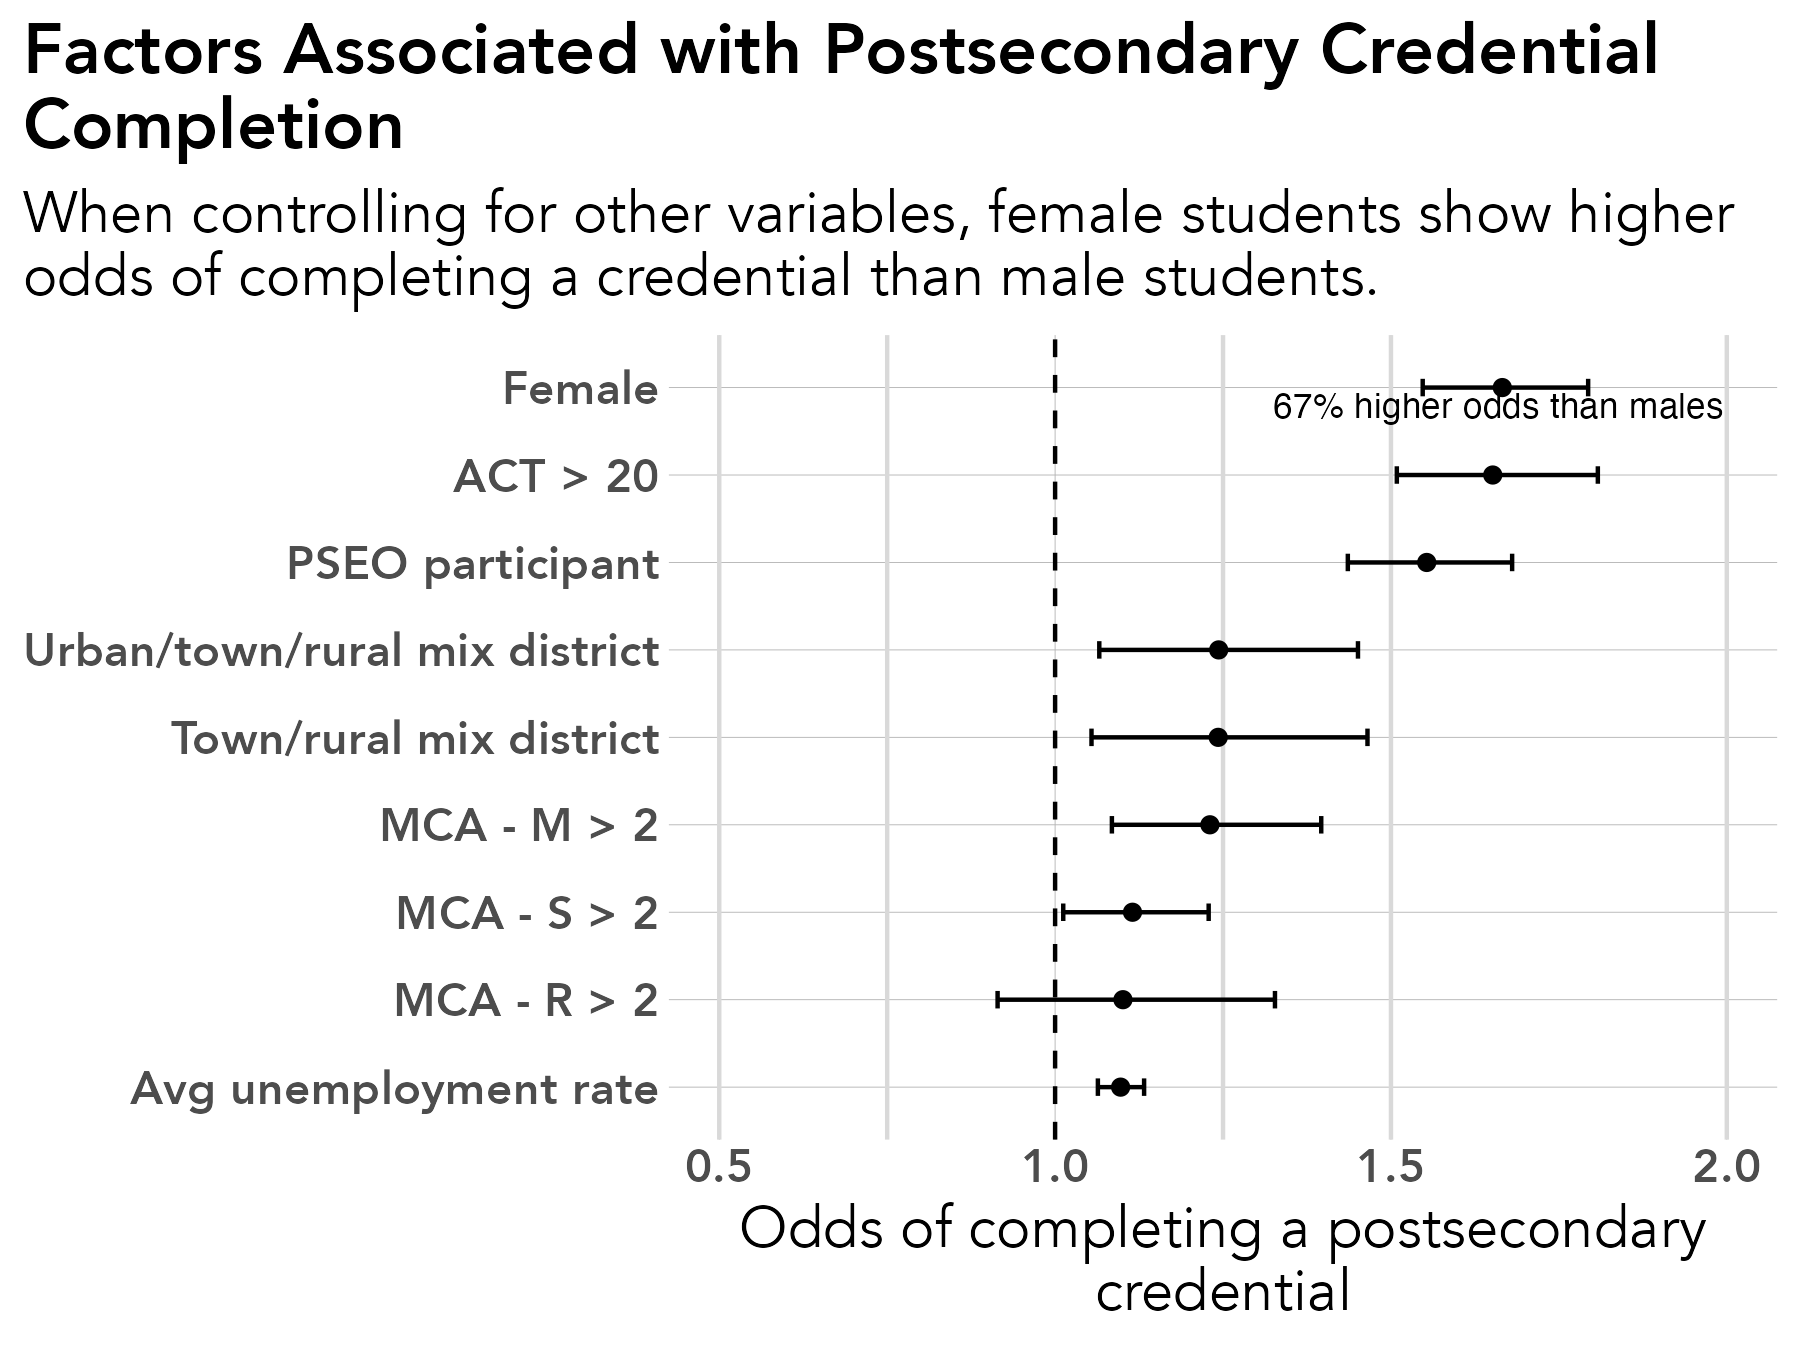

Reproduce this figure in R.
# library -----------------------------------------------------------------
library(tidyverse)
library(sf)
library(ggrepel)
library(scales)
library(ggiraph)
library(rmapshaper)
library(cowplot)
library(RColorBrewer)
library(readxl)
library(lubridate)
library(readxl)
library(systemfonts)
reset_font_cache()
library(ggtext)
library(janitor)
library(cowplot)
library(ggalluvial)
library(ggsankey)
library(broom)
library(forcats)
library(stringr)


rm(list = ls())

# themes ------------------------------------------------------------------
theme_bar <- theme_bw() +
  theme(panel.grid.major = element_line(color = "grey70", size = 0.1),
        panel.grid.minor = element_blank(),
        axis.ticks = element_blank(),
        axis.text = element_text(face = "bold"),
        panel.border = element_blank(),
        legend.background = element_rect(fill = "transparent", color = "transparent"),
        legend.key = element_rect(fill = "transparent"),
        legend.key.size = unit(1, "lines"),
        legend.margin = margin(0,0,0,0),
        legend.title = element_blank(),
        legend.text = element_text(margin = margin(l = 2)),
        text = element_text(family = "Avenir") ,
        plot.title.position = "plot",
        plot.title = element_text(face = "bold"))

theme_line <- theme_bw() +
  theme(legend.background = element_rect(fill = "transparent", color = "transparent"),
        legend.key = element_rect(fill = "transparent"),
        legend.text = element_text(margin = margin(l = 2)),
        panel.grid.minor = element_blank(),
        panel.grid.major = element_line(color = "grey70", size = 0.1),
        axis.ticks = element_blank(),
        axis.text = element_text(face = "bold"),
        panel.border = element_blank(),
        legend.margin = margin(0,0,0,0),
        legend.key.size = unit(1, "lines"),
        text = element_text(family = "Avenir") ,
        plot.title.position = "plot",
        plot.title = element_text(face = "bold"))


theme_sf <- theme_bw() +
  theme(axis.text.x=element_blank(),
        axis.text.y=element_blank(),
        axis.ticks=element_blank(),
        panel.background = element_blank(),
        panel.grid.major = element_line(color = "white"),
        panel.border = element_blank(),
        legend.title = element_blank(),
        legend.text = element_text(margin = margin(l = 2)),
        legend.margin = margin(0,0,0,0),
        legend.key.size = unit(1, "lines"),
        text = element_text(family = "Avenir") ,
        plot.title.position = "plot",
        plot.title = element_text(face = "bold"))

theme_all <- theme_bw() +
  theme(axis.ticks=element_blank(),
        axis.text.y = element_blank(),
        panel.background = element_blank(),
        panel.grid.major = element_blank(),
        panel.grid = element_blank(),
        panel.border = element_blank(),
        legend.title = element_blank(),
        legend.text = element_text(margin = margin(l = 2)),
        legend.margin = margin(0,0,0,0),
        legend.key.size = unit(1, "lines"),
        text = element_text(family = "Avenir") ,
        plot.title.position = "plot",
        plot.title = element_text(face = "bold"))


regions <- read_csv("/Users/kellyasche/Library/CloudStorage/GoogleDrive-kasche@ruralmn.org/My Drive/Data Prep/R Projects/Join docs/county_regions.csv") %>%
  select(5,6) %>%
  unique() %>%
  mutate(edr = str_replace(edr, "  ", " "),
         planning.region = str_replace(planning.region, " Minnesota", ""),
         planning.region = fct_relevel(planning.region, "Northwest", "Northeast", "Central", "Seven County Mpls-St Paul", "Southwest", "Southeast"),
         edr = fct_relevel(edr, "EDR 1 - Northwest", "EDR 2 - Headwaters", "EDR 3 - Arrowhead", "EDR 4 - West Central", "EDR 5 - North Central", "EDR 6E- Southwest Central", "EDR 6W- Upper Minnesota Valley", "EDR 7E- East Central", "EDR 7W- Central", "EDR 8 - Southwest", "EDR 9 - South Central", "EDR 10 - Southeast", "EDR 11 - 7 County Twin Cities", "Minnesota"))

counties.regions <- read_csv("/Users/kellyasche/Library/CloudStorage/GoogleDrive-kasche@ruralmn.org/My Drive/Data Prep/R Projects/Join docs/county_regions.csv") %>%
  mutate(countyfp = formatC(countyfp, width = 3, flag = "0"),
         Name = str_to_title(Name),
         Name = str_replace(Name, "Q", "q"),
         Name = str_replace(Name, "Of The", "of the"),
         Name = str_replace(Name, "Mcleod", "McLeod"),
         Dem_Desc = ifelse(Name == "Minnesota", "Minnesota", Dem_Desc) ,
         edr = str_replace(edr, "  ", " "),
         planning.region = str_replace(planning.region, " Minnesota", ""),
         planning.region = fct_relevel(planning.region, "Northwest", "Northeast", "Central", "Seven County Mpls-St Paul", "Southwest", "Southeast"),
         edr = fct_relevel(edr, "EDR 1 - Northwest", "EDR 2 - Headwaters", "EDR 3 - Arrowhead", "EDR 4 - West Central", "EDR 5 - North Central", "EDR 6E- Southwest Central", "EDR 6W- Upper Minnesota Valley", "EDR 7E- East Central", "EDR 7W- Central", "EDR 8 - Southwest", "EDR 9 - South Central", "EDR 10 - Southeast", "EDR 11 - 7 County Twin Cities", "Minnesota"))

color.ruca <- c("Entirely rural" = "#009933", "Town/rural mix" = "#99CC33", "Urban/town/rural mix" = "#CC9966", "Entirely urban" = "#754C29", "Minnesota" = "black")

color.pr <- c("Northwest" = "#4575b4","Northeast" = "grey", "Central" = "#fee090", "Seven County Mpls-St Paul" = "#d73027", "Southwest" = "#91bfdb", "Southeast" = "#fc8d59", "Minnesota" = "black")

color.edr <- c("EDR 1 - Northwest" = "#b3cde3", "EDR 2 - Headwaters" = "#8c96c6", "EDR 3 - Arrowhead" = "#fe9929", "EDR 4 - West Central" = "#8856a7", "EDR 5 - North Central" = "#810f7c", "EDR 6E- Southwest Central" = "#e5f5f9", "EDR 6W- Upper Minnesota Valley" = "#bdc9e1", "EDR 7E- East Central" = "#99d8c9", "EDR 7W- Central" = "#2ca25f", "EDR 8 - Southwest" = "#74a9cf", "EDR 9 - South Central" = "#0570b0", "EDR 10 - Southeast" = "#d7301f", "EDR 11 - 7 County Twin Cities" = "#d8b365", "Minnesota" = "black")

color.pr.edr <- c ("Northwest" = "#4575b4","Northeast" = "#e0f3f8", "Central" = "#fee090", "Seven County Mpls-St Paul" = "#d73027", "Southwest" = "#91bfdb", "Southeast" = "#fc8d59", "Minnesota" = "black", "EDR 1 - Northwest" = "#b3cde3", "EDR 2 - Headwaters" = "#8c96c6", "EDR 3 - Arrowhead" = "#fe9929", "EDR 4 - West Central" = "#8856a7", "EDR 5 - North Central" = "#810f7c", "EDR 6E- Southwest Central" = "#e5f5f9", "EDR 6W- Upper Minnesota Valley" = "#bdc9e1", "EDR 7E- East Central" = "#99d8c9", "EDR 7W- Central" = "#2ca25f", "EDR 8 - Southwest" = "#74a9cf", "EDR 9 - South Central" = "#0570b0", "EDR 10 - Southeast" = "#d7301f", "EDR 11 - 7 County Twin Cities" = "#d8b365")

color.six <- c("#009933", "#4575b4", "grey", "#fee090", "#fc8d59", "#d73027")

mn_counties <- st_read("/Users/kellyasche/Library/CloudStorage/GoogleDrive-kasche@ruralmn.org/My Drive/Data Prep/R Projects/Shapefiles/County shapefiles/MNCounties_MNDOT.shp", quiet = TRUE) %>%
  ms_simplify(keep = .01, keep_shapes = TRUE) %>%
  rename("countyfp" = "FIPS_CODE")

counties.regions.1 <- counties.regions %>%
  mutate(statefp = "27",
         project.pr = ifelse(edr %in% c("EDR 1 - Northwest", "EDR 2 - Headwaters", "EDR 4 - West Central"), "Northwest",
                             ifelse(edr == "EDR 3 - Arrowhead", "Northeast",
                                    ifelse(edr %in% c("EDR 5 - North Central", "EDR 7E- East Central", "EDR 7W- Central"), "Central",
                                           ifelse(edr %in% c("EDR 6E- Southwest Central", "EDR 6W- Upper Minnesota Valley", "EDR 8 - Southwest"), "Southwest",
                                                  ifelse(edr %in% c("EDR 9 - South Central", "EDR 10 - Southeast"), "Southern", as.character(planning.region)))))),
         project.pr = fct_relevel(project.pr, "Northwest", "Northeast", "Central", "Seven County Mpls-St Paul", "Southwest", "Southern"))


# Prep data ---------------------------------------------------------------

master.original <- read_csv("Data/SLEDS/Masters/After analysis/Master-final-after-mca.csv")

master.states <- read_csv("Data/SLEDS/Masters/States/annual-seven-states.csv") %>%
  filter(grad.year %in% c("grad.year.1", "grad.year.5", "grad.year.10")) %>%
  select(PersonID, grad.year, states) %>%
  pivot_wider(names_from = grad.year, values_from = states)

master <- master.original %>%
  left_join(master.states, by = "PersonID")

data <- master %>%
  mutate(MCA.M.binary = ifelse(MCA.M > 2, "Proficient", "Not proficient"),
         MCA.R.binary = ifelse(MCA.R > 2, "Proficient", "Not proficient"),
         MCA.S.binary = ifelse(MCA.S > 2, "Proficient", "Not proficient"),
         ACTCompositeScore.binary = ifelse(ACTCompositeScore > 20, "College ready", "Not college ready"))

master.model <- data %>%
  filter(grad.year.5 != "After 2023",
         grad.year.5 != "Attending ps",
         ps.grad.location != "Attending ps",
         !is.na(ps.grad.location)) %>%
  select(RaceEthnicity, economic.status, english.learner, Gender, Dem_Desc, MCA.M.binary, MCA.R.binary, MCA.S.binary, pseo.participant, ACTCompositeScore.binary, avg.unemp.rate, ps.grad) %>%
  mutate(RaceEthnicity = fct_relevel(RaceEthnicity, "White"),
         economic.status = as_factor(economic.status),
         economic.status = fct_relevel(economic.status, "0"),
         english.learner = as_factor(english.learner),
         english.learner = fct_relevel(english.learner, "0"),
         Gender = fct_relevel(Gender, "M"),
         pseo.participant = ifelse(is.na(pseo.participant), 0, pseo.participant),
         pseo.participant = as.character(pseo.participant),
         pseo.participant = fct_relevel(pseo.participant, "0"),
         economic.status = as.character(economic.status),
         economic.status = fct_relevel(economic.status, "0"),
         ACTCompositeScore.binary = fct_relevel(ACTCompositeScore.binary, "Not college ready"),
         MCA.M.binary = fct_relevel(MCA.M.binary, "Not proficient"),
         MCA.R.binary = fct_relevel(MCA.R.binary, "Not proficient"),
         MCA.S.binary = fct_relevel(MCA.S.binary, "Not proficient"),
         ps_grad_binary = ifelse(ps.grad == "Y", 1, 0))


model_ps_grad <- glm(
  ps_grad_binary ~
    RaceEthnicity +
    economic.status +
    english.learner +
    Gender +
    Dem_Desc +
    pseo.participant +
    MCA.M.binary +
    MCA.R.binary +
    MCA.S.binary +
    ACTCompositeScore.binary +
    avg.unemp.rate,
  family = binomial,
  data = master.model
)

or_plot <- tidy(model_ps_grad, conf.int = TRUE, exponentiate = TRUE) %>%
  filter(term != "(Intercept)") %>%
  mutate(
    # Make labels nicer (edit these replacements to match your exact factor labels)
    term = str_replace_all(term, c(
      "RaceEthnicity" = "Race: ",
      "economic.status" = "Economic status: ",
      "SpecialEdStatus" = "Special Ed: ",
      "pseo.participant" = "PSEO: ",
      "cte.achievement" = "CTE: ",
      "MCA.M" = "MCA Math",
      "highest.cred.level" = "Highest credential"
    )),
    # Put most important effects near the top (optional: tweak ordering later)
    term = fct_reorder(term, estimate)
  ) %>%
  filter(estimate > 1)


# Create chart ------------------------------------------------------------


ggplot(data = or_plot, aes(x = estimate, y = term)) +
  geom_vline(xintercept = 1, linetype = "dashed") +
  geom_vline(xintercept = c(0.5, 0.75, 1.25, 1.5, 2),
             color = "grey85") +
  annotate(geom = "text",
           x = 1.66,
           y = 8.8,
           label = "67% higher odds than males",
           size = 3) +
  geom_point() +
  geom_errorbar(
    aes(xmin = conf.low, xmax = conf.high),
    orientation = "y",
    width = 0.2
  ) +
  scale_y_discrete(labels = c("Avg unemployment rate", "MCA - R > 2", "MCA - S > 2", "MCA - M > 2", "Town/rural mix district", "Urban/town/rural mix district", "PSEO participant", "ACT > 20", "Female")) +
  theme_line +
  labs(
    x = "Odds of completing a postsecondary\ncredential",
    y = NULL,
    title = "Factors Associated with Postsecondary Credential\nCompletion",
    subtitle = "When controlling for other variables, female students show higher\nodds of completing a credential than male students."
  ) +
  theme(text = element_text(size = 14))

ggsave(filename = "Charts/Paper report 2/college-grad-female-odds.pdf", device = cairo_pdf, dpi = "print", width = 6, height = 4.5)

ggsave(filename = "Charts/Paper report 2/college-grad-female-odds.png", dpi = "print", width = 6, height = 4.5)
